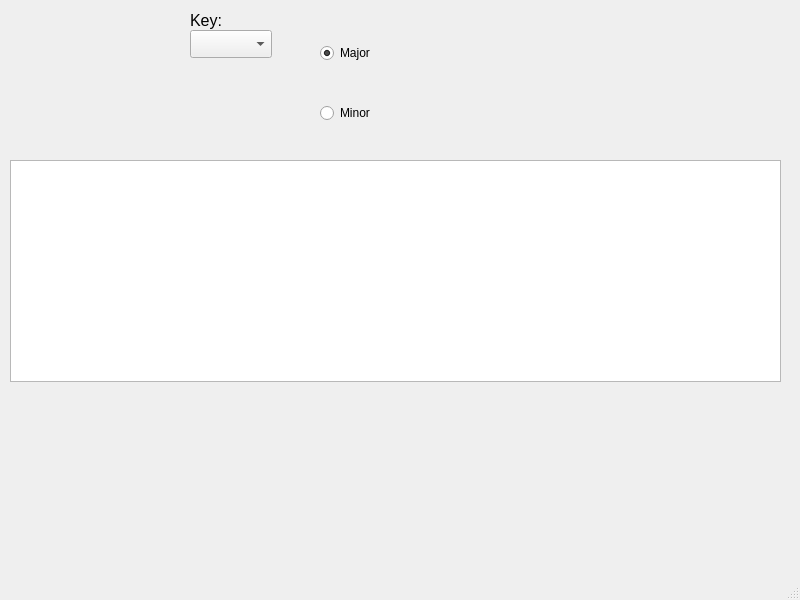
<?xml version="1.0" encoding="UTF-8"?>
<ui version="4.0">
 <class>MainWindow</class>
 <widget class="QMainWindow" name="MainWindow">
  <property name="geometry">
   <rect>
    <x>0</x>
    <y>0</y>
    <width>800</width>
    <height>600</height>
   </rect>
  </property>
  <property name="windowTitle">
   <string>MainWindow</string>
  </property>
  <widget class="QWidget" name="centralwidget">
   <widget class="QTableWidget" name="table">
    <property name="geometry">
     <rect>
      <x>10</x>
      <y>160</y>
      <width>771</width>
      <height>222</height>
     </rect>
    </property>
    <property name="verticalScrollBarPolicy">
     <enum>Qt::ScrollBarAlwaysOff</enum>
    </property>
   </widget>
   <widget class="QComboBox" name="comboBox">
    <property name="geometry">
     <rect>
      <x>190</x>
      <y>30</y>
      <width>82</width>
      <height>28</height>
     </rect>
    </property>
   </widget>
   <widget class="QLabel" name="label">
    <property name="geometry">
     <rect>
      <x>190</x>
      <y>10</y>
      <width>63</width>
      <height>20</height>
     </rect>
    </property>
    <property name="font">
     <font>
      <pointsize>12</pointsize>
     </font>
    </property>
    <property name="text">
     <string>Key:</string>
    </property>
   </widget>
   <widget class="QRadioButton" name="maj">
    <property name="geometry">
     <rect>
      <x>320</x>
      <y>40</y>
      <width>112</width>
      <height>26</height>
     </rect>
    </property>
    <property name="text">
     <string>Major</string>
    </property>
    <property name="checked">
     <bool>true</bool>
    </property>
   </widget>
   <widget class="QRadioButton" name="min">
    <property name="geometry">
     <rect>
      <x>320</x>
      <y>100</y>
      <width>112</width>
      <height>26</height>
     </rect>
    </property>
    <property name="text">
     <string>Minor</string>
    </property>
   </widget>
  </widget>
  <widget class="QMenuBar" name="menubar">
   <property name="geometry">
    <rect>
     <x>0</x>
     <y>0</y>
     <width>800</width>
     <height>25</height>
    </rect>
   </property>
  </widget>
  <widget class="QStatusBar" name="statusbar"/>
 </widget>
 <resources/>
 <connections/>
</ui>
